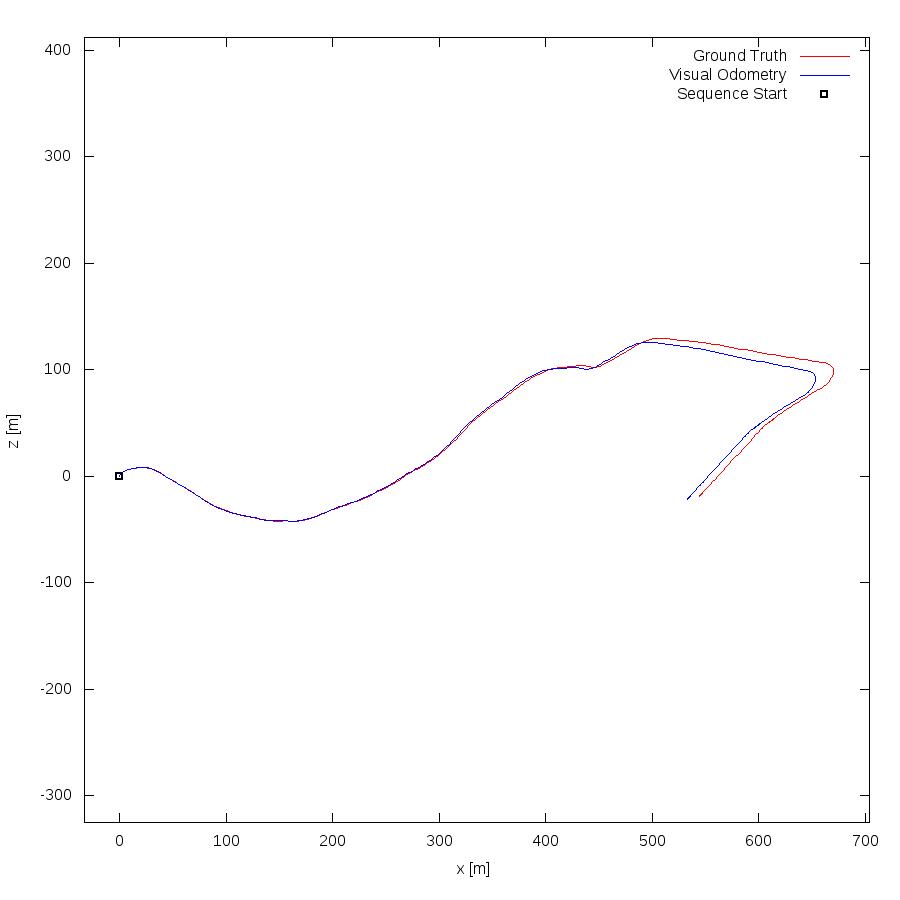

Write the gnuplot code that produced this figure.
set term postscript eps enhanced color
set output "10.eps"
set size ratio -1
set xrange [-33:704]
set yrange [-325:412]
set xlabel "x [m]"
set ylabel "z [m]"
plot "10.txt" using 1:2 lc rgb "#FF0000" title 'Ground Truth' w lines,"10.txt" using 3:4 lc rgb "#0000FF" title 'Visual Odometry' w lines,"< head -1 10.txt" using 1:2 lc rgb "#000000" pt 4 ps 1 lw 2 title 'Sequence Start' w points
